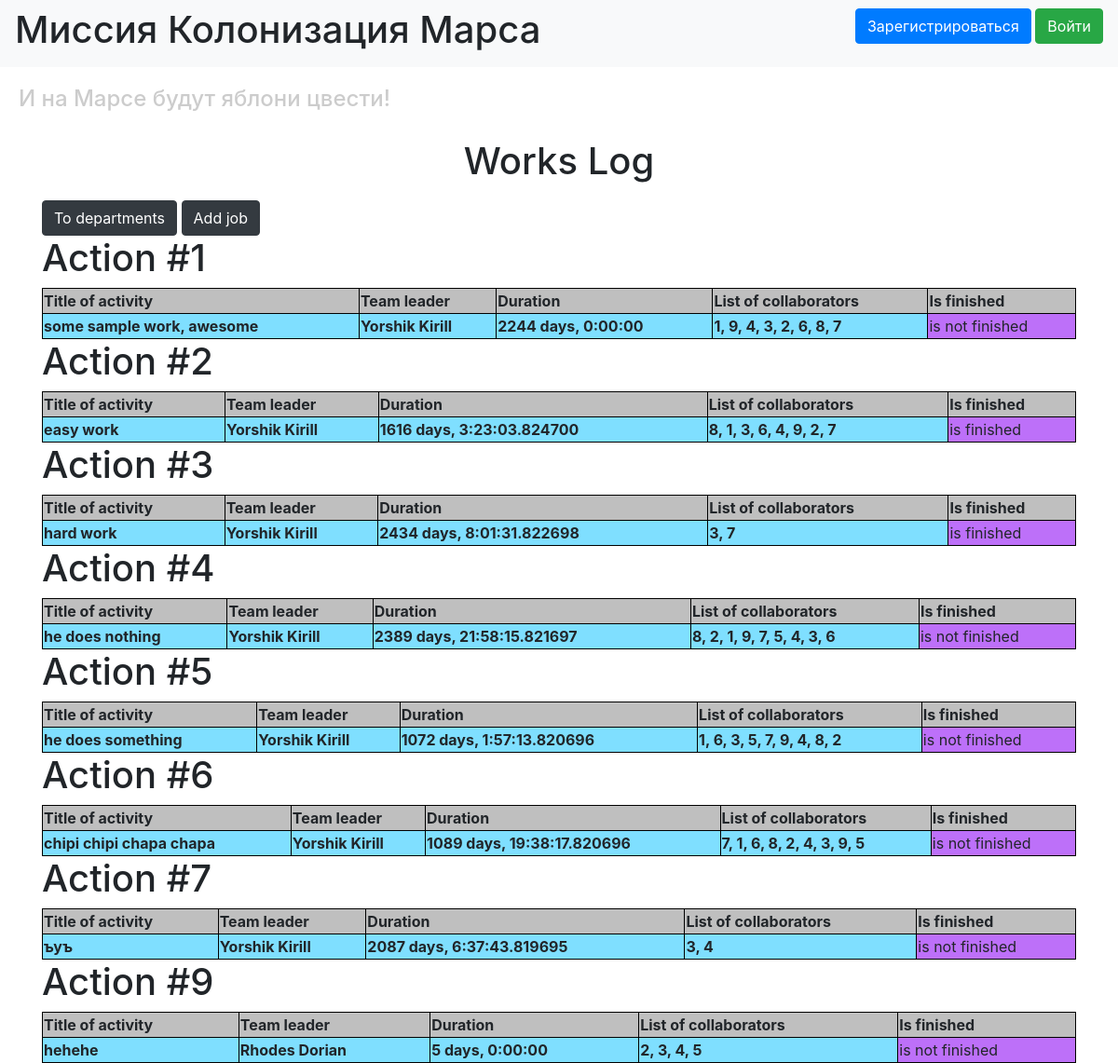
Before: / with the older database file.
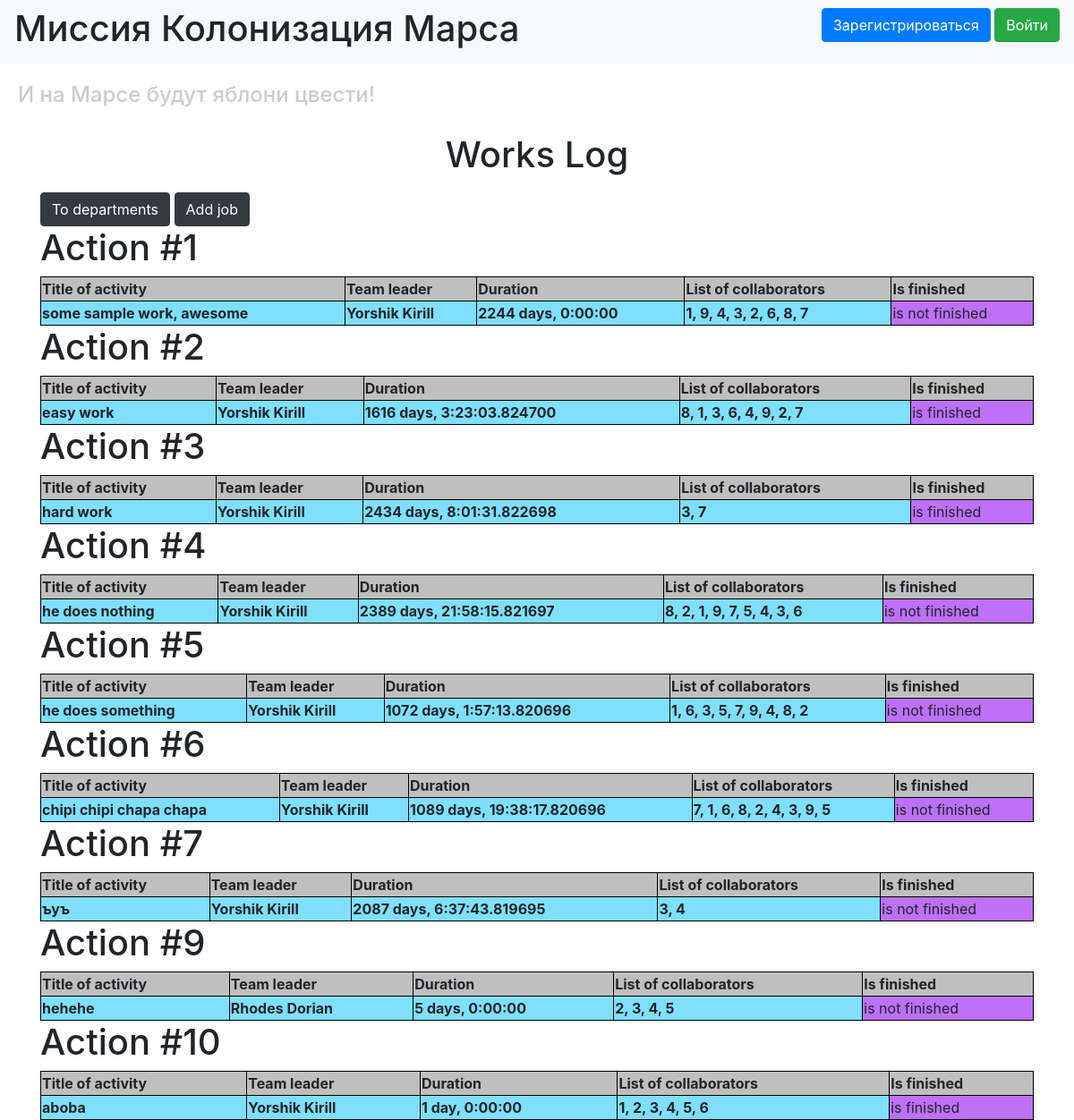
After: the same page with the newer database file.
### data/jobs.py (models this page shows)
class Jobs(SqlAlchemyBase):
    __tablename__ = 'jobs'
    id = sqlalchemy.Column(sqlalchemy.Integer, primary_key=True, autoincrement=True)
    team_leader = sqlalchemy.Column(sqlalchemy.Integer, sqlalchemy.ForeignKey('users.id'))
    user = relationship('User')
    job = sqlalchemy.Column(sqlalchemy.String)
    work_size = sqlalchemy.Column(sqlalchemy.Integer)
    collaborators = sqlalchemy.Column(sqlalchemy.String, default='')
    start_date = sqlalchemy.Column(sqlalchemy.DateTime)
    end_date = sqlalchemy.Column(sqlalchemy.DateTime)
    is_finished = sqlalchemy.Column(sqlalchemy.Boolean)

### main.py (the view)
@app.route('/')
def index():
    db_sess = create_session()
    works = db_sess.query(Jobs).all()
    users = db_sess.query(User).all()
    team_leaders = {}
    for worker in works:
        for user in users:
            if worker.team_leader == user.id:
                team_leaders[worker.team_leader] = user.surname + ' ' + user.name
    updated_works = [{
        'leader': team_leaders[work.team_leader],
        'job': work
    } for work in works]
    return render_template('magazine.html', works={'works': updated_works},
                           captain=db_sess.query(User).filter(User.id == 1).first())

### data/db_session.py (called while the page is built)
def create_session() -> Session:
    global __factory
    return __factory()

### templates/magazine.html (shortened to what this page needs)
{% extends "base.html" %}
{% block content %}
  <link rel="stylesheet" href="static/css/style.css">
  <h1 style="text-align: center">Works Log</h1>
  <a class="btn btn-dark" href="/departments" style="margin-top: 10px">To departments</a>
  <a class="btn btn-dark" href="/add_work" style="margin-top: 10px">Add job</a>
  {% for work in works['works'] %}
    <h1>Action #{{ work['job'].id }}</h1>
    <table>
      <thead>
        <tr>
          <th>Title of activity</th>
          <th>Team leader</th>
          <th>Duration</th>
          <th>List of collaborators</th>
          <th>Is finished</th>
        </tr>
      </thead>
      <tbody>
        <tr>
          <th>{{ work['job'].job }}</th>
          <th>{{ work['leader'] }}</th>
          <th>{{ work['job'].end_date - work['job'].start_date }}</th>
          <th>{{ work['job'].collaborators }}</th>
          <td>
            {% if work['job'].is_finished %}
              is finished
            {% else %}
              is not finished
            {% endif %}
          </td>
        </tr>
      </tbody>
    </table>
  {% endfor %}
{% endblock %}

### templates/base.html (shortened to what this page needs)
<!DOCTYPE html>
<html lang="en">
<head>
    <link rel="stylesheet"
          href="https://stackpath.bootstrapcdn.com/bootstrap/4.4.1/css/bootstrap.min.css"
>
</head>
<body>
<header>
    <nav class="navbar navbar-light bg-light">
        <h1>Миссия Колонизация Марса</h1>
        {% if current_user.is_authenticated %}
            <a class="navbar-brand" href="/logout">{{ current_user.name }}</a>
        {% else %}
        <p>
            <a class="btn btn-primary " href="/register">Зарегистрироваться</a>
            <a class="btn btn-success" href="/login">Войти</a>
        </p>
        {% endif %}
    </nav>
    <h4>И на Марсе будут яблони цвести!</h4>
</header>
<main role="main" class="container">
    {% block content %}{% endblock %}
</main>
</body>
</html>

### static/css/style.css (style rules this page uses)
table, th, td { border: 1px solid black; }
table { width: 100%; }
thead { background-color: rgb(128, 128, 128, 0.5); }
tbody { background-color: rgb(0, 191, 255, 0.5); }
td { background-color: rgb(252, 3, 244, 0.5); }
h4 { color: #CCCCCC; padding: 20px; }

Changed rows visible on the page:
added Jobs: job.id "10", job.job "aboba", work['job'].end_date-work['job'].start_date "1 day, 0:00:00", job.collaborators "1, 2, 3, 4, 5, 6"
Other visible differences:
new list line: "Action # Title of activity Team leader Duration List of collaborators Is finished Yorshik Kirill is finished"
